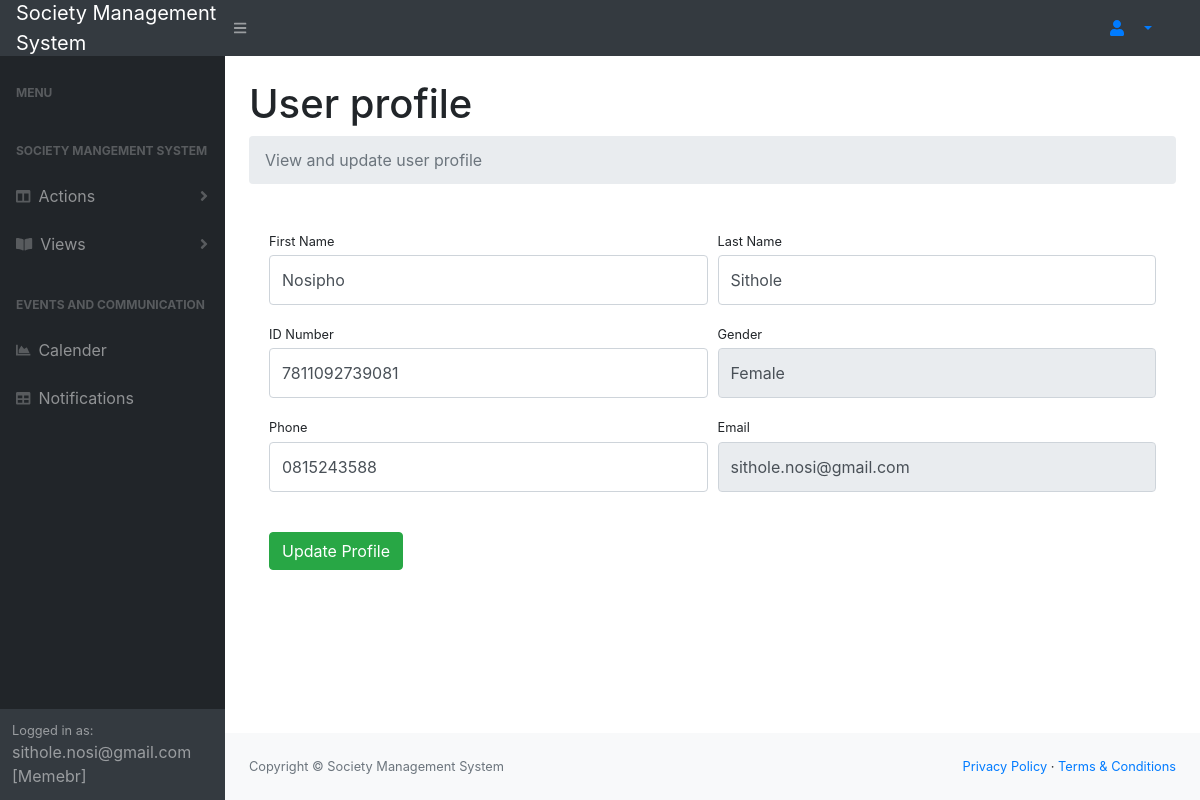
The app's page /userProfile.php (signed in) with its own data.
### tables this page shows
CREATE TABLE `member` (
  `memberId` int(10) NOT NULL,
  `name` varchar(25) NOT NULL,
  `surname` varchar(25) NOT NULL,
  `id` varchar(15) NOT NULL,
  `cell_no` varchar(12) NOT NULL,
  `status` varchar(15) NOT NULL,
  `start_date` varchar(10) NOT NULL,
  `gender` varchar(10) NOT NULL,
  `user_id` int(10) NOT NULL
);

CREATE TABLE `user` (
  `userId` int(10) NOT NULL,
  `email` varchar(50) NOT NULL,
  `password` varchar(25) NOT NULL,
  `createDate` varchar(12) NOT NULL,
  `active` varchar(10) NOT NULL
);

### userProfile.php (the view, shortened to what this page needs)
<?php
include("connection.php");
$name = $_SESSION['name'];
?>
<!DOCTYPE html>
<html lang="en">
    <head>
        <link href="css/styles.css" rel="stylesheet" />
        <link href="https://cdn.datatables.net/1.10.20/css/dataTables.bootstrap4.min.css" rel="stylesheet" />
    </head>
    <body class="sb-nav-fixed">
        <nav class="sb-topnav navbar navbar-expand navbar-dark bg-dark">
            <a class="navbar-brand" href="#">Society Management<br/> System</a>
            <button class="btn btn-link btn-sm order-1 order-lg-0" id="sidebarToggle" href="#!"><i class="fas fa-bars"></i></button>
            <li class="nav-item dropdown no-arrow-none d-md-inline-block  ml-auto mr-0 mr-md-3 my-2 my-md-0">
              <a class="nav-link dropdown-toggle" href="#" id="userDropdown" role="button" data-toggle="dropdown" aria-haspopup="true" aria-expanded="false">
              <i class="fas fa-user fa-fw green-text"></i>
              </a>
            </li>
        </nav>
        <div id="layoutSidenav">
        <div id="layoutSidenav_nav">
                <nav class="sb-sidenav accordion sb-sidenav-dark" id="sidenavAccordion">
                    <div class="sb-sidenav-menu">
                        <div class="nav">
                            <div class="sb-sidenav-menu-heading">Menu</div>
                            <div class="sb-sidenav-menu-heading">Society Mangement System</div>
                             <a class="nav-link collapsed" href="#" data-toggle="collapse" data-target="#collapseLayouts" aria-expanded="false" aria-controls="collapseLayouts">
                               <div class="sb-nav-link-icon"><i class="fas fa-columns"></i></div>
                                 Actions
                                <div class="sb-sidenav-collapse-arrow"><i class="fas fa-angle-down"></i></div>
                             </a>
                            <a class="nav-link collapsed" href="#" data-toggle="collapse" data-target="#collapsePages" aria-expanded="false" aria-controls="collapsePages">
                                <div class="sb-nav-link-icon"><i class="fas fa-book-open"></i></div>
                                Views
                                <div class="sb-sidenav-collapse-arrow"><i class="fas fa-angle-down"></i></div>
                            </a>
                            <div class="sb-sidenav-menu-heading">Events and Communication</div>
                            <a class="nav-link" href="calender.php">
                                <div class="sb-nav-link-icon"><i class="fas fa-chart-area"></i></div>
                                Calender
                            </a>
                            <a class="nav-link" href="chats.php">
                                <div class="sb-nav-link-icon"><i class="fas fa-table"></i></div>
                                Notifications
                            </a>
                        </div>
                    </div>
                    <div class="sb-sidenav-footer">
                        <div class="small">Logged in as:</div>
                        <?php echo $name. " [Memebr]"; ?>
                    </div>
                </nav>
            </div>
            <div id="layoutSidenav_content">
                <main>
                    <div class="container-fluid">
                        <h1 class="mt-4">User profile</h1>
                        <ol class="breadcrumb mb-4">
                            <li class="breadcrumb-item active">View and update user profile</li>
                        </ol>
                        <?php
                            $query = "select a.name,a.surname,a.id,a.cell_no,a.gender,u.email from member a, user u WHERE a.user_id = u.userId AND u.email = '$name' ";
                            $results = mysqli_query($con,$query);
                            $row = mysqli_fetch_array($results);
                        ?>
                        <div class="card-body">
                                        <form action="userProfile.php" method="post">
                                            <div class="form-row">
                                                <div class="col-md-6">
                                                    <div class="form-group">
                                                        <label class="small mb-1" for="inputFirstName">First Name</label>
                                                        <input class="form-control py-4"name="name" id="inputFirstName" type="text" value="<?php echo $row['name']  ?>" />
                                                    </div>
                                                </div>
                                                <div class="col-md-6">
                                                    <div class="form-group">
                                                        <label class="small mb-1" for="inputLastName">Last Name</label>
                                                        <input class="form-control py-4" name="surname" id="inputLastName" type="text" value="<?php echo $row['surname']  ?>"/>
                                                    </div>
                                                </div>
                                            </div>
                                            <div class="form-row">
                                                <div class="col-md-6">
                                                    <div class="form-group">
                                                        <label class="small mb-1" for="inputFirstName">ID Number</label>
                                                        <input class="form-control py-4" name="idNum" id="id" type="text" value="<?php echo $row['id']  ?>" />
                                                    </div>
                                                </div>
                                                <div class="col-md-6">
                                                    <div class="form-group">
                                                        <label class="small mb-1" for="cellNum"> Gender</label>
                                                        <input class="form-control py-4" name="gender" id="cellNum" type="text" value="<?php echo $row['gender']  ?> " disabled/>
                                                    </div>
                                                </div>
                                            </div>
                                            <div class="form-row">
                                                <div class="col-md-6">
                                                    <div class="form-group">
                                                        <label class="small mb-1" for="inputPassword">Phone</label>
                                                        <input class="form-control py-4"name="phone" id="inputPassword" type="text" value="<?php echo $row['cell_no']  ?>" />
                                                    </div>
                                                </div>
                                                <div class="col-md-6">
                                                    <div class="form-group">
                                                        <label class="small mb-1" for="inputConfirmPassword"> Email</label>
                                                        <input class="form-control py-4" name="email" id="inputConfirmPassword" type="text" value="<?php echo $row['email']  ?>"  disabled/>
                                                    </div>
                                                </div>
                                            </div>
                                            <div class="form-group mt-4 mb-0"><button type="submit" name="update" class="btn btn-success">Update Profile</button><br></div>
                                        </form>
                                    </div>
                </main>
                <footer class="py-4 bg-light mt-auto">
                    <div class="container-fluid">
                        <div class="d-flex align-items-center justify-content-between small">
                           <div class="text-muted">Copyright &copy; Society Management System</div>
                            <div>
                                <a href="#">Privacy Policy</a>
                                &middot;
                                <a href="#">Terms &amp; Conditions</a>
                            </div>
                        </div>
                    </div>
                </footer>
            </div>
        </div>
    </body>
</html>

### records on screen
member: name "Nosipho", surname "Sithole", idNum "7811092739081", gender "Female", phone "0815243588", email "sithole.nosi@gmail.com"

### other values on screen
$name "sithole.nosi@gmail.com"
